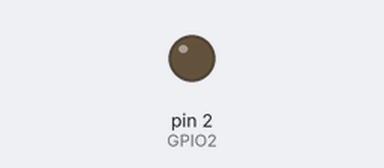
A sketch run on a simulated Arduino Uno, built with avr-gcc and run on an emulated ATmega328P. Parts: output pins drawn as LEDs (lit = HIGH).

Above: at 0.5 s.
At 5.0 s:
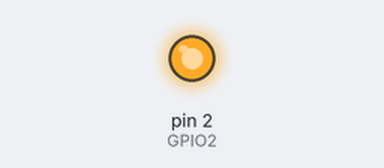
Timing chart, 0 to 6.9 s (numbered marks = the images above):
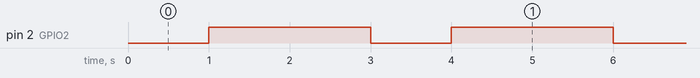

The sketch:

BLINK.ino
```cpp
#define GPIO2 2
void setup() {
// thet lap GPIO2 che do OUTPUT
  pinMode(GPIO2,OUTPUT);

}

void loop() {
  // thiet lap chan 2 co dong dien
digitalWrite(GPIO2,LOW);
//delay 1s
delay(1000);
//thet lap chan 2 khong co dong dien
digitalWrite(GPIO2,HIGH);
//delay 2s
delay(2000);
}
```

Measured:
- by itself, pin 2 (GPIO2): alternates HIGH for 2.0 s and LOW for 1.0 s
